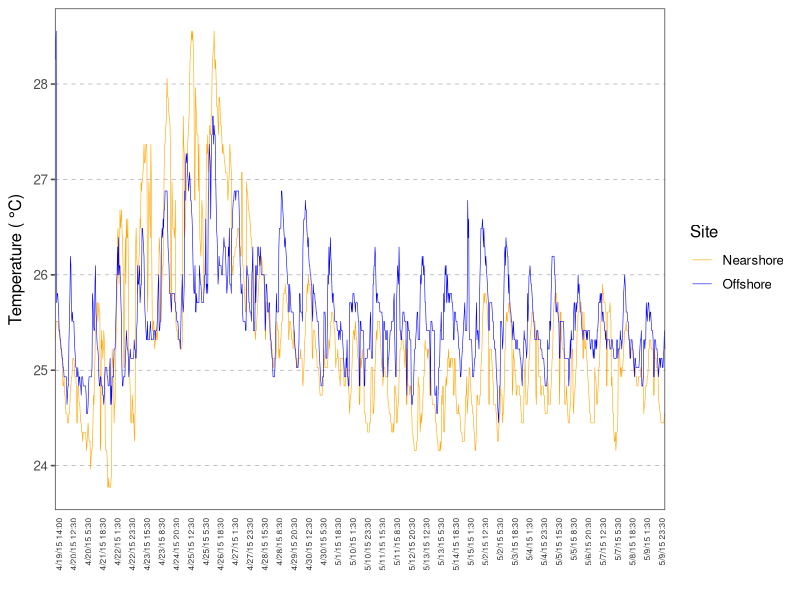
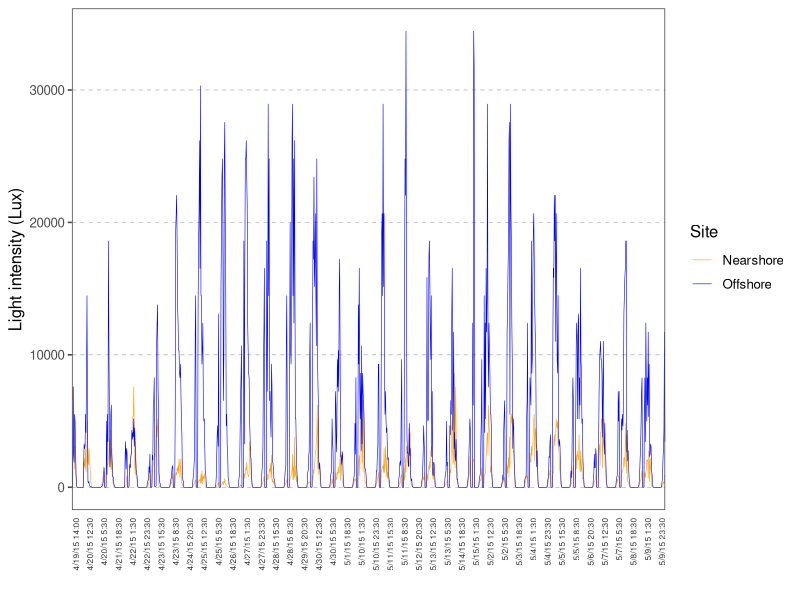

Reproduce these figures in R, in order.
library(ggplot2)
library(ggthemes)
nsite<-read.csv("Data/Nearshore_site.csv",stringsAsFactors = F)

#remove the unnecessary colums
nsite<-nsite[-1,2:4]
colnames(nsite)<-c("Date","Temp","Lux")
nsite$Temp<-as.numeric(nsite$Temp)
nsite$Lux<-as.numeric(nsite$Lux)

osite<-read.csv("Data/Offshore_site.csv", stringsAsFactors = F)
osite<-osite[-1,2:4]
colnames(osite)<-c("Date","Temp","Lux")
osite$Temp<-as.numeric(osite$Temp)
osite$Lux<- as.numeric(osite$Lux)

#merge the two to get rid of unpaired dates
mbay<-merge(osite,nsite,by="Date")

n<-mbay[,c(1,4,5)]
o<-mbay[,c(1,2,3)]
#add the site info before conbining the two file

n$Site<-"Nearshore"
o$Site<-"Offshore"

colnames(n)[2:3]<-c("Temp","Lux")
colnames(o)[2:3]<-c("Temp","Lux")
env<-rbind(n,o)


#only disply every 30 dates (create a vector)
dates<-env$Date
for (i in 2:length(dates)){
    if (i%%30!=0) dates[i]<-'' 
    
}

ggplot(env,aes(x=Date, y=Temp, color=Site))+
    geom_line(aes(x=Date, y=Temp, group=Site), linetype = 1, size=0.2)+
    scale_color_manual(values=c("orange","blue")) +
    ylab(expression("Temperature ("*~degree*C*")"))+theme_few()+
    scale_x_discrete(labels=dates)+xlab("")+
    theme(axis.text.x = element_text(size =6, angle=90, hjust=1, color="gray20"), axis.ticks.x=element_blank())+
    theme(panel.background = element_rect(color="white"))+
    theme(panel.grid.major.y = element_line(color="gray60", linetype=2,size=0.2))



ggplot(env,aes(x=Date, y=Lux, color=Site))+
    geom_line(aes(x=Date, y=Lux, group=Site), linetype = 1, size=0.2)+
    scale_color_manual(values=c("orange","blue")) +
    ylab("Light intensity (Lux)")+theme_few()+
    scale_x_discrete(labels=dates)+xlab("")+
    theme(axis.text.x = element_text(size =6, angle=90, hjust=1, color="gray20"), axis.ticks.x=element_blank())+
    theme(panel.background = element_rect(color="white"))+
    theme(panel.grid.major.y = element_line(color="gray60", linetype=2,size=0.2)) 

